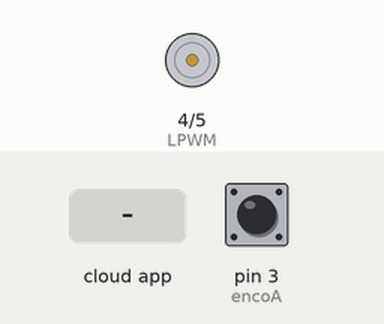
The sketch below on a simulated Arduino Uno, built with avr-gcc and run on an emulated ATmega328P. Parts: motor-driver pin pairs drawn as motors (green arrow = first pin HIGH = forward, orange = second pin HIGH = backward, longer = more drive). Inputs (shaded band) come from the test bench; at power-on: pin 3 (encoA) HIGH. The ROS host is connected and sends only what is stated.

Above: at 1.2 s.
1.3 s: the phone or cloud app sets linear.x to -100
At 2.4 s:
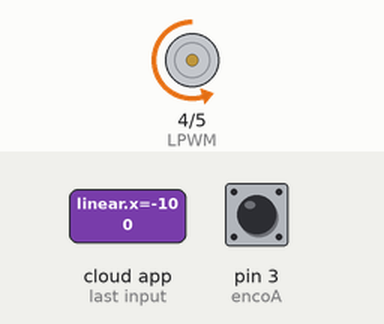
2.8 s: the phone or cloud app sets linear.x to 100
At 3.5 s:
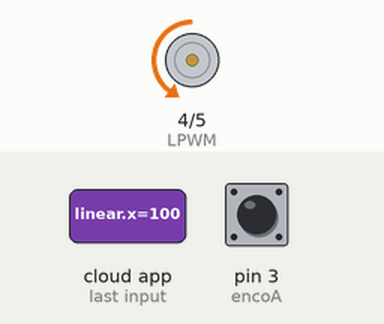
Timing chart, 0 to 5.8 s (numbered marks = the images above; inputs shaded):
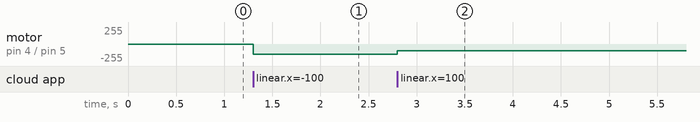

Measured:
- after the input at 1.3 s, motor on pin 4 (LPWM) / pin 5 (RPWM): stopped → backward 156/255 at once
- after the input at 2.8 s, motor on pin 4 (LPWM) / pin 5 (RPWM): backward 156/255 → backward 100/255 at once

The sketch:

08-motor-speed-test.ino
```cpp
#include <Wire.h>
#include <PID_v1.h>
#include <ros.h>
#include <std_msgs/String.h>
#include <std_msgs/Float64.h>
#include <geometry_msgs/Vector3Stamped.h>
#include <geometry_msgs/Twist.h>
#include <geometry_msgs/Pose2D.h>
#include <ros/time.h>
#include <ArduinoHardware.h>

#define LOOPTIME 100
#define encoA 3
#define encoB 2
#define RPWM 5
#define LPWM 4

float pos_motor = 0;
unsigned long lastTime = 0;
const double radius = 0.07;

double speed_req_motor = 0;
double speed_act_motor = 0;
double speed_cmd_motor = 0;
int PWM_value = 0;

ros::NodeHandle nh;

void cb_cmd(const geometry_msgs::Twist& cmd_vel) {
  PWM_value = cmd_vel.linear.x*100;
  analogWrite(RPWM, PWM_value);
}

geometry_msgs::Vector3Stamped speed_msg;
ros::Subscriber<geometry_msgs::Twist> cmd_vel("/cmd_vel", &cb_cmd);
ros::Publisher speed_pub("speed", &speed_msg);

void setup() {
  nh.initNode();
  nh.subscribe(cmd_vel);
  nh.advertise(speed_pub);

  pinMode (RPWM, OUTPUT);
  pinMode (LPWM, OUTPUT);
  pinMode(encoA, INPUT_PULLUP);
  pinMode(encoB, INPUT_PULLUP);
  attachInterrupt(digitalPinToInterrupt(encoA), readEncoder, RISING);
}

void loop() {
  if ((millis() - lastTime) >= LOOPTIME) {
    lastTime = millis();
    speed_act_motor = ((pos_motor / 448) * PI) * (1000 / LOOPTIME) * radius;
    pos_motor = 0;

    publishSpeed();
  }
  nh.spinOnce();
}

void publishSpeed() {
  speed_msg.header.stamp = nh.now();
  speed_msg.vector.x = speed_act_motor;
  speed_msg.vector.z = PWM_value;
  speed_pub.publish(&speed_msg);

  nh.spinOnce();
  nh.loginfo("Publishing SPEED for PWM");
}

void readEncoder() {
  int b = digitalRead(encoB);

  if (pos_motor > 2250 || pos_motor < -2250) {
    pos_motor = 0;
  }
  if (b > 0) {
    pos_motor++;
  }
  else {
    pos_motor--;
  }
}
```
